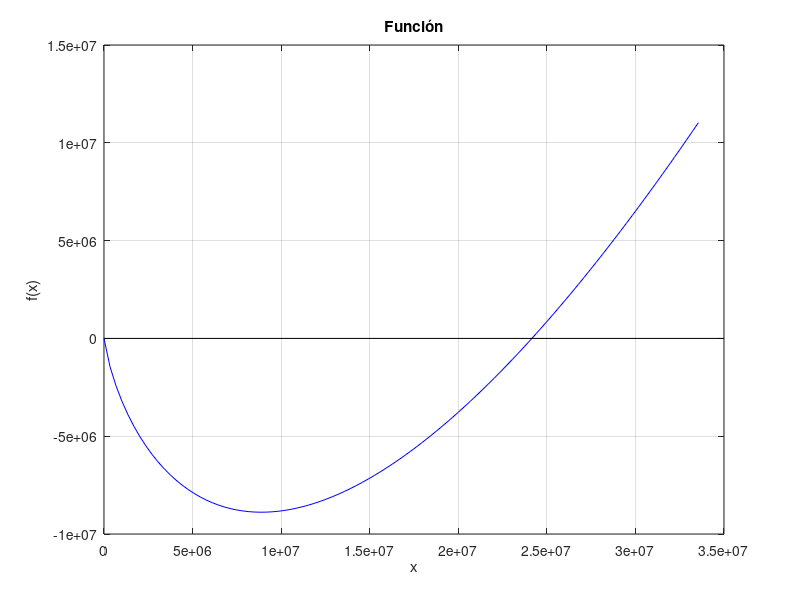

MATLAB code to generate this figure: (Note: this script raises an error after producing the figure.)
format long;

f = @(x) x .* (log(x+3) -17) -1;
df = @(x) log(x+3) + x ./ (x + 3) - 17;

maxit = 50;
tol1 = 1e+2;
tol2 = 1e-12;
a = 0;
b = 1;

while f(a)*f(b) > 0
  b *= 2;
endwhile
disp(b);
## Para bisección se puede calcular exactamente cuántas iteraciones necesita antes de correr:
n_cota = ceil(log2((b-a)/tol1));
fprintf("Cota de iteraciones necesarias: %d\n", n_cota);

% Grafico
figure(1);
x = linspace(a,b,100);
plot(x, f(x), 'b-');
grid on;
xlabel('x'); ylabel('f(x)');
title('Función');
hold on;
plot(xlim, [0 0], 'k-')  % Línea negra horizontal sobre y = 0
hold on;

% Aproximo con Bisección
[x_BIS, it_BIS, rh_BIS, t_BIS] = biseccion(f, a, b, maxit, tol1);

% Continuo con Newton
[x_NEW, it_NEW, rh_NEW, t_NEW] = newton(f, df, x_BIS, maxit, tol2);

% Mostrar resultados Bisección
disp("Método Bisección:");
disp(["Raíz: ", num2str(x_BIS, '%.10f')]);
disp(["Iteraciones: ", num2str(it_BIS)]);
disp(["Error final: ", num2str(rh_BIS(end))]);
disp(["Tiempo: ", num2str(t_BIS), " segundos"]);

% Mostrar resultados Newton
disp("Método Newton:");
disp(["Raíz: ", num2str(x_NEW, '%.10f')]);
disp(["Iteraciones: ", num2str(it_NEW)]);
disp(["Error final: ", num2str(rh_NEW(end))]);
disp(["Tiempo: ", num2str(t_NEW), " segundos"]);

fprintf("f(x_BIS) = %.6e\n", f(x_BIS));
fprintf("f(x_NEW) = %.6e\n", f(x_NEW));

figure(2);
x = linspace(x_NEW * 0.9999, x_NEW * 1.0001, 1000);
plot(x, f(x), 'b-', 'LineWidth', 1.5);
hold on;
plot(xlim, [0 0], 'k--');
grid on;
xlabel('x'); ylabel('f(x)');
title('Zoom cerca de la raíz');

fprintf("\nVerificacion:\n");
fprintf("Raiz Newton:       %.10f\n", x_NEW);
fprintf("f(raiz):           %.6e  (debe ser ~0)\n", f(x_NEW));
fprintf("Error relativo:    %.6e  (debe ser < %.0e)\n", rh_NEW(end), tol2);
fprintf("Intervalo inicial: [%.0f, %.0f]\n", a, b);
fprintf("b encontrado por duplicacion: %.0f = 2^%.0f\n", b, log2(b));
